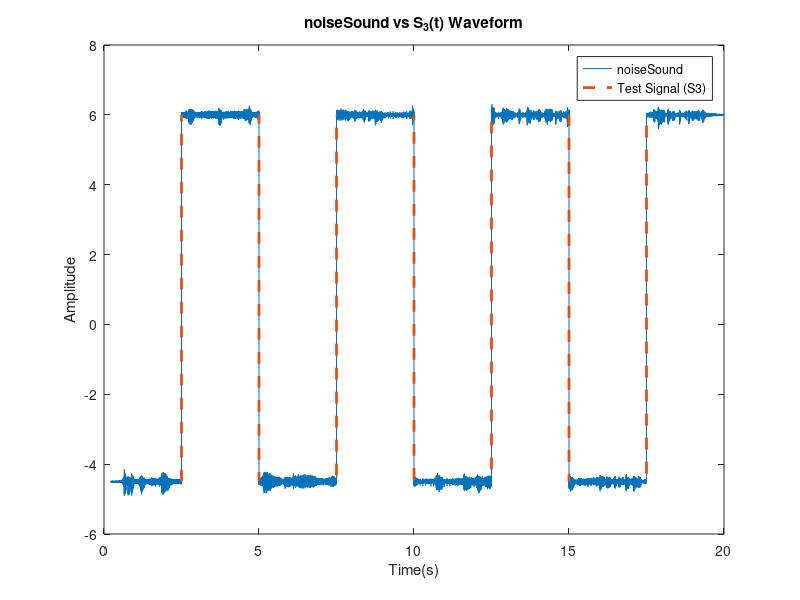
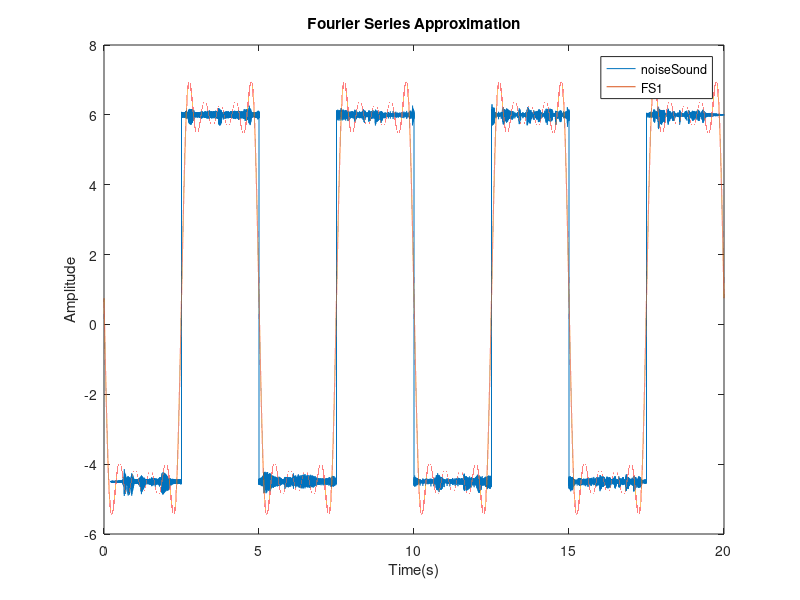
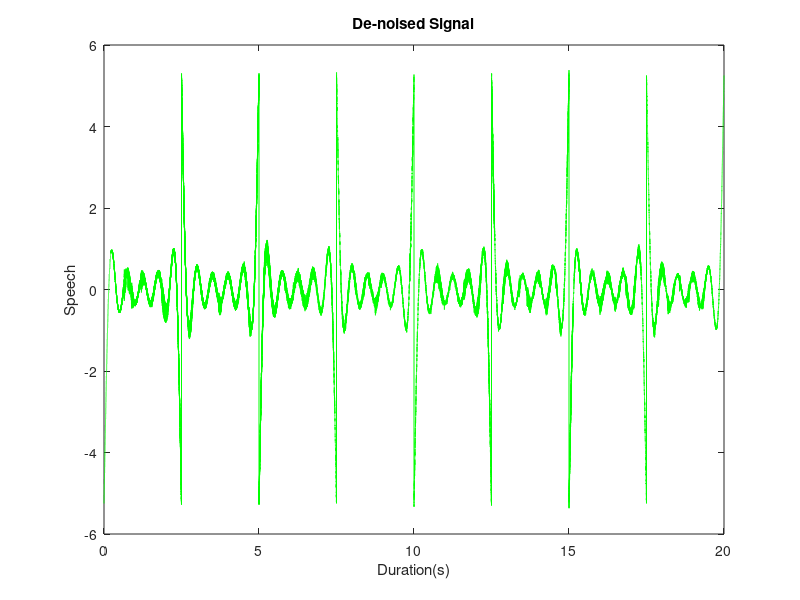

Recreate these plots in MATLAB, in order.
%% Assignment 1 Part A - Section A3
%%%%%%%%%%%%%%%%%%%%%%%%%%%%%%%%%$%
%  Do not change before line 28.
%  If you have not generated Data1A from GenerateDataAssignment1A.m,
%  do that now.

%  Clearing and preparing the workspace
clear; clc; close all;

%  Load assignment data.
load Data1A;  

% VARIABLES:
% t - Time vector
% T - Period
% additive noise - Your noise waveform
% a0, an, bn - Trig Fourier series variables
% OR
% c0, cn - Complex Fourier series variables
% FS1 - Fourier series approximation
% dnSnd - De-noised resulting wave

%==================================================================
% Refer to the assignment sheet for details on variable naming.
% Names of the variables are important,
% e.g. 'a1' is considered a different variable to 'A1'.
%====Enter your code below this line================================

%% A3.0 - Setting up common variables for mission.m
T = 5; %Period
f0 = 1/T; %frequency
samples = 44100; %rate per second

x = linspace(0, T, 5*samples + 1); x(end) = []; %Time vector (5s)
t = linspace(0, 4*T, 20*samples + 1); t(end) = []; % t - Time vector (20s)

Ts = t(2) - t(1); %sampling frequency

%% A3.1 Identify noise waveform using a test signal

%plot noiseSound
figure;
plot(t, noiseSound)
hold on

%set up s3
s3(x<=2.5) = C;
s3(x>2.5) = 6;
s3_hinf = repmat(s3,[1 4]); %cycles 4 times

%plotting s3 against noiseSound
plot(t,s3_hinf,'--','LineWidth',2)
xlabel('Time(s)')
ylabel('Amplitude')
title('noiseSound vs S_3(t) Waveform');
legend('noiseSound','Test Signal (S3)');

%% A3.2 Generate noise waveform
additive_noise = noiseSound;

%% A3.3 - Using Complex Fourier series to evaluate noise signal
numHarm = 10;
%setting up trigonometric coefficients for ESF
n_trig = (1:numHarm).';
a0 = (1/T)*sum(s3)*Ts;
an = (2/T)*s3*cos(2*pi*f0*n_trig*x).'*Ts;
bn = (2/T)*s3*sin(2*pi*f0*n_trig*x).'*Ts;

%apply variables to complex coefficients
c0 = a0;
cn_pos = 1/2*(an - 1i*bn);
cn_neg = 1/2*(an + 1i*bn);
n_comp = (-numHarm:numHarm).';
cn = [fliplr(cn_neg), c0, cn_pos];

%% A3.4 - Fourier series approximation (FS1)
for ii = 1:length(n_comp)
    fs1_app(ii,:) = cn(ii) * exp(1j * 2 * pi * f0 * n_comp(ii) * t);
end

FS1 = sum(fs1_app); %signal noise approximation

%plotting Fourier series approximation
figure;
plot(t,additive_noise)
hold on
plot(t,real(FS1))
xlabel('Time(s)')
ylabel('Amplitude')
title('Fourier Series Approximation')
legend('noiseSound','FS1');

%% A3.5 - Recover corrupted speech
%Transpose to minimise matlab resources
additive_noise = additive_noise'; 
%de-noised result
dnSnd = additive_noise-FS1;

%% A3.6 - Plot and listen to recovered Speech Signal
figure;
plot(t,real(dnSnd),'g')
xlabel('Duration(s)')
ylabel('Speech')
title('De-noised Signal')

%play audio
soundsc(real(double(dnSnd)), 44100)

